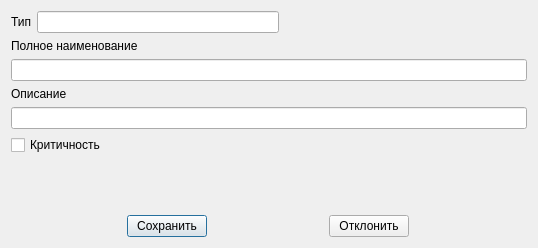
<?xml version="1.0" encoding="UTF-8"?>
<ui version="4.0">
 <class>Dialog</class>
 <widget class="QDialog" name="Dialog">
  <property name="geometry">
   <rect>
    <x>0</x>
    <y>0</y>
    <width>538</width>
    <height>248</height>
   </rect>
  </property>
  <property name="windowTitle">
   <string>Dialog</string>
  </property>
  <layout class="QVBoxLayout" name="verticalLayout">
   <item>
    <layout class="QGridLayout" name="gridLayout">
     <item row="0" column="0">
      <widget class="QLabel" name="label">
       <property name="text">
        <string>Тип</string>
       </property>
      </widget>
     </item>
     <item row="5" column="0" colspan="2">
      <widget class="QCheckBox" name="checkBox">
       <property name="text">
        <string>Критичность</string>
       </property>
      </widget>
     </item>
     <item row="3" column="0" colspan="2">
      <widget class="QLabel" name="label_3">
       <property name="text">
        <string>Описание</string>
       </property>
      </widget>
     </item>
     <item row="1" column="0" colspan="2">
      <widget class="QLabel" name="label_2">
       <property name="text">
        <string>Полное наименование</string>
       </property>
      </widget>
     </item>
     <item row="0" column="1">
      <widget class="QLineEdit" name="lineEdit"/>
     </item>
     <item row="0" column="2">
      <spacer name="horizontalSpacer">
       <property name="orientation">
        <enum>Qt::Horizontal</enum>
       </property>
       <property name="sizeHint" stdset="0">
        <size>
         <width>38</width>
         <height>17</height>
        </size>
       </property>
      </spacer>
     </item>
     <item row="2" column="0" colspan="3">
      <widget class="QLineEdit" name="lineEdit_2"/>
     </item>
     <item row="4" column="0" colspan="3">
      <widget class="QLineEdit" name="lineEdit_3"/>
     </item>
    </layout>
   </item>
   <item>
    <spacer name="verticalSpacer">
     <property name="orientation">
      <enum>Qt::Vertical</enum>
     </property>
     <property name="sizeHint" stdset="0">
      <size>
       <width>20</width>
       <height>40</height>
      </size>
     </property>
    </spacer>
   </item>
   <item>
    <layout class="QHBoxLayout" name="horizontalLayout">
     <item>
      <widget class="QPushButton" name="pushButton">
       <property name="sizePolicy">
        <sizepolicy hsizetype="Fixed" vsizetype="Fixed">
         <horstretch>0</horstretch>
         <verstretch>0</verstretch>
        </sizepolicy>
       </property>
       <property name="text">
        <string>Сохранить</string>
       </property>
      </widget>
     </item>
     <item>
      <widget class="QPushButton" name="pushButton_2">
       <property name="sizePolicy">
        <sizepolicy hsizetype="Fixed" vsizetype="Fixed">
         <horstretch>0</horstretch>
         <verstretch>0</verstretch>
        </sizepolicy>
       </property>
       <property name="text">
        <string>Отклонить</string>
       </property>
      </widget>
     </item>
    </layout>
   </item>
  </layout>
 </widget>
 <resources/>
 <connections>
  <connection>
   <sender>pushButton_2</sender>
   <signal>clicked()</signal>
   <receiver>Dialog</receiver>
   <slot>close()</slot>
   <hints>
    <hint type="sourcelabel">
     <x>377</x>
     <y>391</y>
    </hint>
    <hint type="destinationlabel">
     <x>291</x>
     <y>252</y>
    </hint>
   </hints>
  </connection>
 </connections>
</ui>
